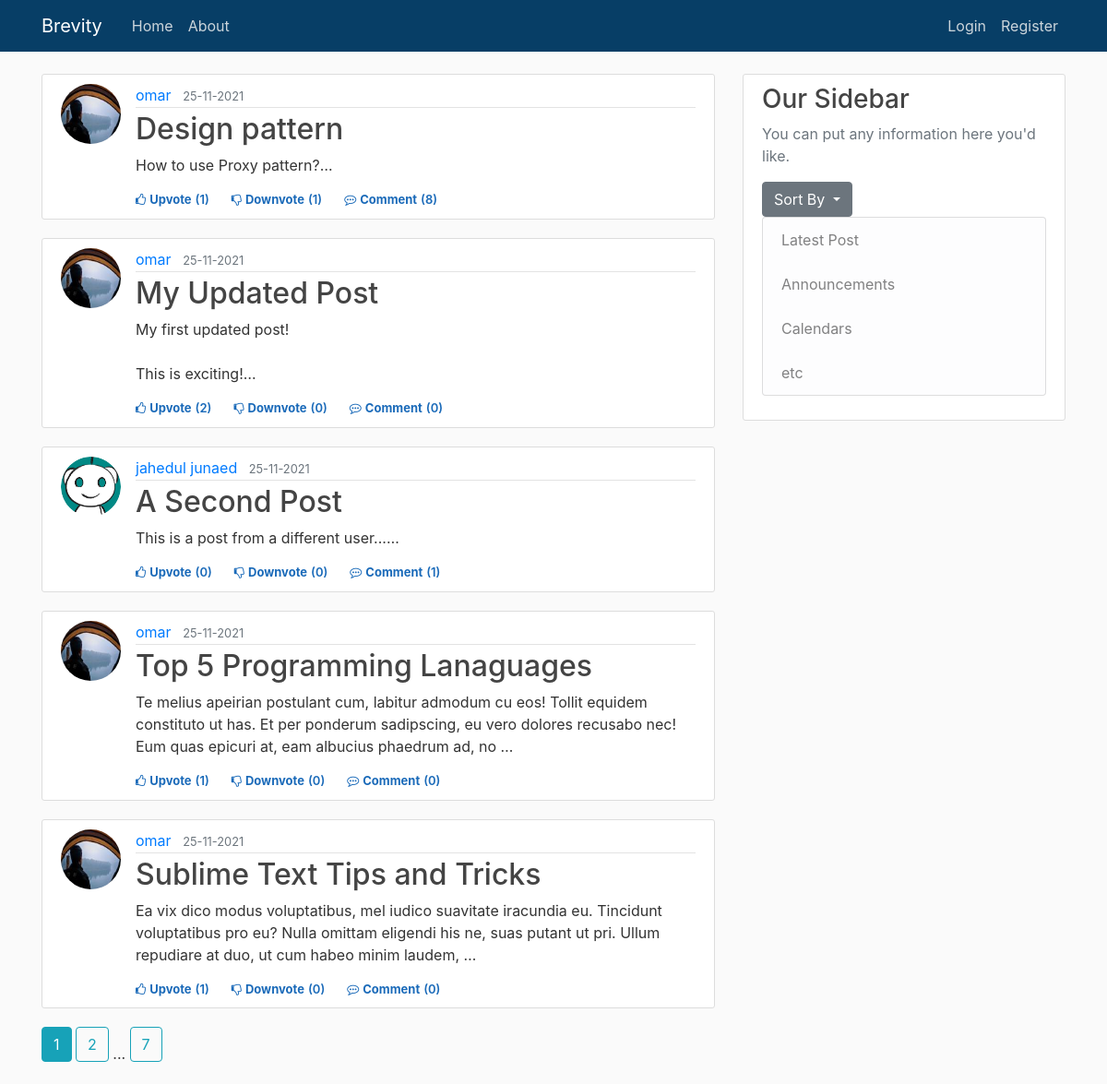
The page / on the database its author committed.
### brevity/models.py (models this page shows, shortened)
class Post(db.Model):
    id = db.Column(db.Integer, primary_key=True)
    title = db.Column(db.String(100), nullable=False)
    date_posted = db.Column(db.DateTime, nullable=False, default=datetime.utcnow)
    content = db.Column(db.Text, nullable=False)
    user_id = db.Column(db.Integer, db.ForeignKey('user.id'), nullable=False)
    tag = db.Column(db.String(200))  ### delete later
    tags = db.relationship('Tag', backref='post', cascade="all, delete", lazy='dynamic')
    upvotes = db.relationship('Upvote', backref='post', lazy='dynamic')
    downvotes = db.relationship('Downvote', backref='post', lazy='dynamic')
    comments = db.relationship('Comment', backref='post', lazy='dynamic')

class User(db.Model, UserMixin):
    id = db.Column(db.Integer, primary_key=True)
    username = db.Column(db.String(20), unique=True, nullable=False)
    email = db.Column(db.String(120), unique=True, nullable=False)
    image_file = db.Column(db.String(20), nullable=False, default='default.jpg')
    password = db.Column(db.String(60), nullable=False)
    posts = db.relationship('Post', backref='author', lazy=True)                    #By default SQLAlchemy guess the relationship to be one to many as posts returns a list of post.
    upvoted = db.relationship('Upvote', foreign_keys='Upvote.user_id', backref='user', lazy='dynamic')
    downvoted = db.relationship('Downvote', foreign_keys='Downvote.user_id', backref='user', lazy='dynamic')
    commented = db.relationship('Comment', backref='author', lazy=True)

### brevity/main/routes.py (the view)
@main.route("/")
@main.route("/home/<int:type>",methods=['GET', 'POST'])
def home(type=0):
    page = request.args.get('page', 1, type=int)      # type = int : to raise value error when someone passes anything other than int.
    print(type)
    if type==0:
        posts =  Post.query.paginate(page=page, per_page=5)
    elif type==1:
        posts =  Post.query.order_by(Post.date_posted.desc()).paginate(page=page, per_page=5)
    return render_template('home.html', posts = posts)

### brevity/templates/home.html (shortened to what this page needs)
{% extends "layout.html" %}
{% block content %}
    {% for post in posts.items %}
        <article class="media content-section col-md-15">
            <img class="rounded-circle article-img" src="{{ url_for('static', filename = 'profile_pics/' + post.author.image_file)}}">
            <div class="media-body ">
                <div class="article-metadata">
                    <a class="mr-2" href="{{ url_for('users.user_posts', username=post.author.username) }}">{{ post.author.username }}</a>
                    <small class="text-muted">{{ post.date_posted.strftime('%d-%m-%Y') }}</small>
                </div>
                <h2><a class="article-title" href="{{ url_for('posts.post', post_id=post.id) }}">{{ post.title }}</a></h2>
                <p class="article-content">{{ post.content[:200] }}<span>&#8230;</span></p>
                <div>
                {% if current_user.is_authenticated %}
                    <div class="d-flex flex-row fs-12" id="vote{{post.id}}">
                        {% if not current_user.has_upvoted_post(post) %}
                            <div class="like cursor votestyle vote" post_id="{{post.id}}" action="upvote"><i class="fa fa-thumbs-o-up"></i><span class="ml-1">Upvote</span></div>
                            <div class="like vote_count" ><span class="ml-1 mr-4">({{post.upvotes.count()}})</span></div>
                        {% else %}
                            <div class="like cursor upvotedstyle vote" post_id="{{post.id}}" action="upvote"><i class="fa fa-thumbs-o-up"></i><span class="ml-1">Upvoted</span></div>
                            <div class="like upvoted_count" ><span class="ml-1 mr-4">({{post.upvotes.count()}})</span></div>
                        {% endif %}
                        {% if not current_user.has_downvoted_post(post) %}
                            <div class="like downvotecursor votestyle vote" post_id="{{post.id}}" action="downvote"><i class="fa fa-thumbs-o-down"></i><span class="ml-1">Downvote</span></div>
                            <div class="like vote_count"><span class="ml-1 mr-4">({{post.downvotes.count()}})</span></div>
                        {% else %}
                            <div class="like downvotecursor downvotedstyle vote" post_id="{{post.id}}" action="downvote"><i class="fa fa-thumbs-o-down"></i><span class="ml-1">Downvoted</span></div>
                            <div class="like downvoted_count"><span class="ml-1 mr-4">({{post.downvotes.count()}})</span></div>
                        {% endif %}
                        <div class="like cursor comment"><i class="fa fa-commenting-o"></i><span class="ml-1"><a class="mr-1 like cursor comment" href="{{ url_for('posts.post', post_id=post.id) }}">Comment</a></span></div>
                        <div class="like comment_count"><span class="ml-0">({{post.comments.count()}})</span></div>
                    </div>
                {% else %}
                    <div class="d-flex flex-row fs-12">
                        <div class="like cursor unauthorised_upvote"><i class="fa fa-thumbs-o-up"></i><span class="ml-1"><a class="like cursor unauthorised_upvote" href="{{ url_for('posts.vote_action', post_id=post.id, action='unauthorized_upvote')}}">Upvote</a></span></div>
                        <div class="like vote_count" ><span class="ml-1 mr-4">({{post.upvotes.count()}})</span></div>
                        <div class="like downvotecursor unauthorised_downvote"><i class="fa fa-thumbs-o-down"></i><span class="ml-1"><a class="like downvotecursor unauthorised_downvote" href="{{ url_for('posts.vote_action', post_id=post.id, action='unauthorized_downvote')}}">Downvote</a></span></div>
                        <div class="like vote_count"><span class="ml-1 mr-4">({{post.downvotes.count()}})</span></div>
                        <div class="like cursor comment"><i class="fa fa-commenting-o"></i><span class="ml-1"><a class="mr-1 like cursor comment" href="{{ url_for('posts.post', post_id=post.id) }}">Comment</a></span></div>
                        <div class="like comment_count"><span class="ml-0">({{post.comments.count()}})</span></div>
                    </div>
                {% endif %}
                </div>
            </div>
        </article>
    {% endfor %}
    {% for page_num in posts.iter_pages(left_edge=1, right_edge=1, left_current=1, right_current=2) %}
        {% if page_num %}
            {% if posts.page == page_num %}
                <a class="btn btn-info mb-4" href="{{ url_for('main.home', page = page_num) }}">{{ page_num }}</a>
            {% else %}
                <a class="btn btn-outline-info mb-4" href="{{ url_for('main.home', page = page_num) }}">{{ page_num }}</a>
            {% endif %}
        {% else %}
            ...
        {% endif %}
    {% endfor %}
{% endblock content %}

### brevity/templates/layout.html (shortened to what this page needs)
<!DOCTYPE html>
<html lang="en">
<head>
    <link rel="stylesheet" href="https://maxcdn.bootstrapcdn.com/bootstrap/4.0.0/css/bootstrap.min.css"
>
    <link rel="stylesheet" type="text/css" href="{{url_for('static', filename='main.css')}}">
</head>
<body>
    <header class="site-header">
        <nav class="navbar navbar-expand-md navbar-dark bg-steel fixed-top">
            <div class="container">
                <a class="navbar-brand mr-4" href="/">Brevity</a>
                <div class="collapse navbar-collapse" id="navbarToggle">
                    <div class="navbar-nav mr-auto">
                        <a class="nav-item nav-link" href="{{ url_for('main.home') }}">Home</a>
                        <a class="nav-item nav-link" href="{{ url_for('main.about') }}">About</a>
                    </div>
                    <div class="navbar-nav">
                        {% if current_user.is_authenticated %}
                            <a class="nav-item nav-link" href="{{ url_for('posts.new_post') }}">New Post</a>
                            <a class="nav-item nav-link" href="{{ url_for('users.account') }}">Account</a>
                            <a class="nav-item nav-link" href="{{ url_for('users.logout') }}">Logout</a>
                        {% else %}
                            <a class="nav-item nav-link" href="{{ url_for('users.login') }}">Login</a>
                            <a class="nav-item nav-link" href="{{ url_for('users.register') }}">Register</a>
                        {% endif %}
                    </div>
                </div>
            </div>
        </nav>
    </header>
    <main role="main" class="container">
        <div class="row">
            <div class="col-md-8">
                {% block content %}{% endblock %}
            </div>
            <div class="col-md-4">
                <div class="content-section">
                    <h3>Our Sidebar</h3>
                    <p class='text-muted'>You can put any information here you'd like.
                        <div class="dropdown">
                            <button class="btn btn-secondary dropdown-toggle" type="button" id="dropdownMenuButton" data-toggle="dropdown" aria-haspopup="true" aria-expanded="false">
                              Sort By
                            </button>
                          </div>
                    <ul class="list-group">
                        <li class="list-group-item list-group-item-light">Latest Post</a></li>
                        <li class="list-group-item list-group-item-light">Announcements</li>
                        <li class="list-group-item list-group-item-light">Calendars</li>
                        <li class="list-group-item list-group-item-light">etc</li>
                    </ul>
                    </p>
                </div>
            </div>
        </div>
    </main>
</body>
</html>

### brevity/static/main.css (style rules this page uses)
body { background: #fafafa; color: #333333; margin-top: 5rem; }
h1, h2, h3, h4, h5, h6 { color: #444444; }
.bg-steel { background-color: #073e66; }
.site-header .navbar-nav .nav-link { color: #cbd5db; }
.content-section { background: #ffffff; padding: 10px 20px; border: 1px solid #dddddd; border-radius: 3px; margin-bottom: 20px; }
.article-title { color: #444444; }
.article-content { white-space: pre-line; }
.article-img { height: 65px; width: 65px; margin-right: 16px; }
.article-metadata { padding-bottom: 1px; margin-bottom: 4px; border-bottom: 1px solid #e3e3e3 }
.fs-12 { font-size: 12px }
.cursor { cursor: pointer }
.downvotecursor { cursor: pointer }
.vote_count { color: #1a6ab9; font-size: 13px; font-weight: 600; }
.comment { color: #1a6ab9; font-size: 13px; font-weight: 700; }
.comment_count { color: #1a6ab9; font-size: 13px; font-weight: 600; }
.unauthorised_upvote { color: #1a6ab9; font-size: 13px; font-weight: 700; }
.unauthorised_downvote { color: #1a6ab9; font-size: 13px; font-weight: 700; }

### rows shown on the page
Post: image_file (picture), author.username "omar", date_posted "25-11-2021", title "Design pattern", content "How to use Proxy pattern?", upvotes.count "1", downvotes.count "1", comments.count "8"
Post: image_file (picture), author.username "omar", date_posted "25-11-2021", title "My Updated Post", content "My first updated post! This is exciting!", upvotes.count "2", downvotes.count "0", comments.count "0"
Post: image_file (placeholder picture), author.username "jahedul junaed", date_posted "25-11-2021", title "A Second Post", content "This is a post from a different user...", upvotes.count "0", downvotes.count "0", comments.count "1"
Post: image_file (picture), author.username "omar", date_posted "25-11-2021", title "Top 5 Programming Lanaguages", content "Te melius apeirian postulant cum, labitur admodum cu eos! Tollit equidem constituto ut has. Et per ponderum sadipscing, eu vero dolores recusabo nec! Eum quas epicuri at, eam albucius phaedrum ad, no", upvotes.count "1", downvotes.count "0", comments.count "0"
Post: image_file (picture), author.username "omar", date_posted "25-11-2021", title "Sublime Text Tips and Tricks", content "Ea vix dico modus voluptatibus, mel iudico suavitate iracundia eu. Tincidunt voluptatibus pro eu? Nulla omittam eligendi his ne, suas putant ut pri. Ullum repudiare at duo, ut cum habeo minim laudem,", upvotes.count "1", downvotes.count "0", comments.count "0"

### other values the page prints
{{ page_num }} "1"
{{ page_num }} "2" "7"
